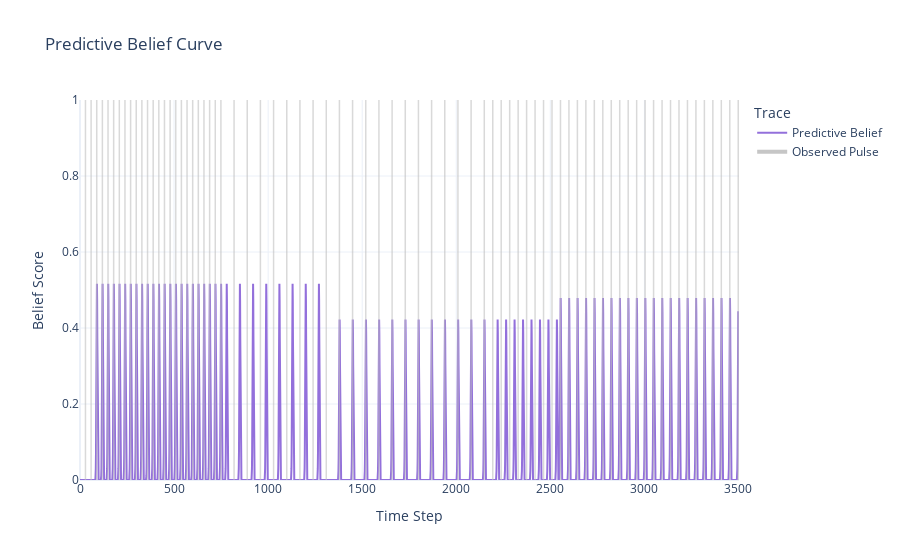

The cell this chart's notebook holds for it:
### Code cell
import numpy as np
import plotly.graph_objects as go
from collections import deque, Counter


class BeliefFilter:
	"""
	Generates a predictive belief curve using a history-aware
	'inject and decay' filter.
	"""

	def __init__(
		self,
		belief_horizon: int,
		memory_size: int,
		decay_rate: float,
		gaussian_sigma: float,
		gaussian_amplitude: float,
	):
		self.belief_horizon = belief_horizon
		self.memory_size = memory_size
		self.decay_rate = decay_rate
		self.gaussian_sigma = gaussian_sigma
		self.gaussian_amplitude = gaussian_amplitude

	def _getBestPeriod(self, interval_memory: deque):
		"""Determines the most probable period from the interval memory."""
		if not interval_memory:
			return None
		# Find the most common interval (the mode) in our recent history.
		mode_result = Counter(interval_memory).most_common(1)
		return mode_result[0][0]

	def processSignal(self, signal: np.ndarray):
		"""Processes an entire signal and returns the predictive belief curve."""
		prior_output = np.zeros_like(signal, dtype=float)
		belief_curve = np.zeros(self.belief_horizon, dtype=float)
		interval_memory = deque(maxlen=self.memory_size)
		last_pulse_time = -1

		# Pre-calculate the x-axis for the Gaussian kernel for efficiency.
		gaussian_x = np.arange(self.belief_horizon)

		for t, value in enumerate(signal):
			# 1. Record the current belief for this time step.
			prior_output[t] = belief_curve[0]

			# 2. Time passes: shift belief curve left and decay its values.
			belief_curve = np.roll(belief_curve, -1)
			belief_curve[-1] = 0
			belief_curve *= self.decay_rate

			# 3. If a pulse is observed, update our model.
			if value == 1:
				if last_pulse_time != -1:
					delta_t = t - last_pulse_time
					interval_memory.append(delta_t)

				last_pulse_time = t

				# 4. Inject a new belief based on historical wisdom.
				best_period = self._getBestPeriod(interval_memory)
				if best_period is not None and best_period < self.belief_horizon:
					# Create a Gaussian kernel centered at the best period.
					kernel = self.gaussian_amplitude * np.exp(
						-((gaussian_x - best_period) ** 2) / (2 * self.gaussian_sigma**2)
					)
					belief_curve += kernel

			# Ensure the belief doesn't grow uncontrollably.
			np.clip(belief_curve, 0, 1.0, out=belief_curve)

		return prior_output


# --- Main Execution ---
def generateSyntheticData(regimes, miss_prob=0.0, false_alarm_prob=0.0):
	# (Implementation unchanged)
	true_signal = []
	for num_events, period in regimes:
		for _ in range(num_events):
			true_signal.extend([0] * (period - 1))
			true_signal.append(1)
	true_signal = np.array(true_signal, dtype=int)
	if miss_prob == 0 and false_alarm_prob == 0:
		return true_signal, true_signal
	observed_signal = true_signal.copy()
	true_ones_indices = np.where(true_signal == 1)[0]
	miss_mask = np.random.rand(len(true_ones_indices)) < miss_prob
	indices_to_flip_to_zero = true_ones_indices[miss_mask]
	observed_signal[indices_to_flip_to_zero] = 0
	true_zeros_indices = np.where(true_signal == 0)[0]
	false_alarm_mask = np.random.rand(len(true_zeros_indices)) < false_alarm_prob
	indices_to_flip_to_one = true_zeros_indices[false_alarm_mask]
	observed_signal[indices_to_flip_to_one] = 1
	return observed_signal, true_signal


if __name__ == "__main__":
	SIGNAL_REGIMES = [
		(25, 30),	# 25 events with period 30
		(20, 70),	# 20 events with period 70
		(30, 45),	# 30 events with period 45
	]

	observed_signal, true_signal = generateSyntheticData(
		SIGNAL_REGIMES, miss_prob=0, false_alarm_prob=0	# zero prob for initial testing
	)

	# Filter Parameters
	BELIEF_HORIZON = 200	# How far to look into the future.
	MEMORY_SIZE = 15	# How many intervals to remember.
	DECAY_RATE = 0.995	# How quickly belief fades.
	GAUSSIAN_SIGMA = 2.5	# The "fuzziness" of the prediction.
	GAUSSIAN_AMPLITUDE = 0.6	# The strength of belief injection.

	# 1. Generate Data
	# 2. Process with the Belief Filter
	belief_filter = BeliefFilter(
		belief_horizon=BELIEF_HORIZON,
		memory_size=MEMORY_SIZE,
		decay_rate=DECAY_RATE,
		gaussian_sigma=GAUSSIAN_SIGMA,
		gaussian_amplitude=GAUSSIAN_AMPLITUDE,
	)
	prior_curve = belief_filter.processSignal(observed_signal)

	# 3. Create interactive plot with Plotly
	fig = go.Figure()
	timestamps = np.arange(len(observed_signal))

	fig.add_trace(
		go.Scatter(
			x=timestamps,
			y=prior_curve,
			mode="lines",
			name="Predictive Belief",
			line=dict(color="mediumpurple", width=2),
		)
	)

	observed_pulse_times = timestamps[observed_signal == 1]
	for t in observed_pulse_times:
		fig.add_shape(
			type="line",
			x0=t,
			y0=0,
			x1=t,
			y1=1,
			line=dict(color="rgba(192, 192, 192, 0.6)", width=1.5),
		)
	fig.add_trace(
		go.Scatter(
			x=[None],
			y=[None],
			mode="lines",
			name="Observed Pulse",
			line=dict(color="rgba(192, 192, 192, 0.9)", width=4),
		)
	)

	fig.update_layout(
		title="Predictive Belief Curve",
		xaxis_title="Time Step",
		yaxis_title="Belief Score",
		legend_title="Trace",
		template="plotly_white",
		yaxis_range=[0, 1],
	)

	fig.show()

### Figure 1 — Plotly figure (JSON) as saved in the notebook; plotly's stock layout.template omitted (floating-point values rounded to 4 significant figures; data arrays with more than 128 entries replaced by an {"elided": "..."} marker saying what was removed)
{"data": [{"line": {"color": "mediumpurple", "width": 2}, "mode": "lines", "name": "Predictive Belief", "type": "scatter", "x": {"elided": "3500 int values"}, "y": {"elided": "3500 float values"}}, {"line": {"color": "rgba(192, 192, 192, 0.9)", "width": 4}, "mode": "lines", "name": "Observed Pulse", "type": "scatter", "x": [null], "y": [null]}], "layout": {"legend": {"title": {"text": "Trace"}}, "shapes": [{"line": {"color": "rgba(192, 192, 192, 0.6)", "width": 1.5}, "type": "line", "x0": 29, "x1": 29, "y0": 0, "y1": 1}, {"line": {"color": "rgba(192, 192, 192, 0.6)", "width": 1.5}, "type": "line", "x0": 59, "x1": 59, "y0": 0, "y1": 1}, {"line": {"color": "rgba(192, 192, 192, 0.6)", "width": 1.5}, "type": "line", "x0": 89, "x1": 89, "y0": 0, "y1": 1}, {"line": {"color": "rgba(192, 192, 192, 0.6)", "width": 1.5}, "type": "line", "x0": 119, "x1": 119, "y0": 0, "y1": 1}, {"line": {"color": "rgba(192, 192, 192, 0.6)", "width": 1.5}, "type": "line", "x0": 149, "x1": 149, "y0": 0, "y1": 1}, {"line": {"color": "rgba(192, 192, 192, 0.6)", "width": 1.5}, "type": "line", "x0": 179, "x1": 179, "y0": 0, "y1": 1}, {"line": {"color": "rgba(192, 192, 192, 0.6)", "width": 1.5}, "type": "line", "x0": 209, "x1": 209, "y0": 0, "y1": 1}, {"line": {"color": "rgba(192, 192, 192, 0.6)", "width": 1.5}, "type": "line", "x0": 239, "x1": 239, "y0": 0, "y1": 1}, {"line": {"color": "rgba(192, 192, 192, 0.6)", "width": 1.5}, "type": "line", "x0": 269, "x1": 269, "y0": 0, "y1": 1}, {"line": {"color": "rgba(192, 192, 192, 0.6)", "width": 1.5}, "type": "line", "x0": 299, "x1": 299, "y0": 0, "y1": 1}, {"line": {"color": "rgba(192, 192, 192, 0.6)", "width": 1.5}, "type": "line", "x0": 329, "x1": 329, "y0": 0, "y1": 1}, {"line": {"color": "rgba(192, 192, 192, 0.6)", "width": 1.5}, "type": "line", "x0": 359, "x1": 359, "y0": 0, "y1": 1}, {"line": {"color": "rgba(192, 192, 192, 0.6)", "width": 1.5}, "type": "line", "x0": 389, "x1": 389, "y0": 0, "y1": 1}, {"line": {"color": "rgba(192, 192, 192, 0.6)", "width": 1.5}, "type": "line", "x0": 419, "x1": 419, "y0": 0, "y1": 1}, {"line": {"color": "rgba(192, 192, 192, 0.6)", "width": 1.5}, "type": "line", "x0": 449, "x1": 449, "y0": 0, "y1": 1}, {"line": {"color": "rgba(192, 192, 192, 0.6)", "width": 1.5}, "type": "line", "x0": 479, "x1": 479, "y0": 0, "y1": 1}, {"line": {"color": "rgba(192, 192, 192, 0.6)", "width": 1.5}, "type": "line", "x0": 509, "x1": 509, "y0": 0, "y1": 1}, {"line": {"color": "rgba(192, 192, 192, 0.6)", "width": 1.5}, "type": "line", "x0": 539, "x1": 539, "y0": 0, "y1": 1}, {"line": {"color": "rgba(192, 192, 192, 0.6)", "width": 1.5}, "type": "line", "x0": 569, "x1": 569, "y0": 0, "y1": 1}, {"line": {"color": "rgba(192, 192, 192, 0.6)", "width": 1.5}, "type": "line", "x0": 599, "x1": 599, "y0": 0, "y1": 1}, {"line": {"color": "rgba(192, 192, 192, 0.6)", "width": 1.5}, "type": "line", "x0": 629, "x1": 629, "y0": 0, "y1": 1}, {"line": {"color": "rgba(192, 192, 192, 0.6)", "width": 1.5}, "type": "line", "x0": 659, "x1": 659, "y0": 0, "y1": 1}, {"line": {"color": "rgba(192, 192, 192, 0.6)", "width": 1.5}, "type": "line", "x0": 689, "x1": 689, "y0": 0, "y1": 1}, {"line": {"color": "rgba(192, 192, 192, 0.6)", "width": 1.5}, "type": "line", "x0": 719, "x1": 719, "y0": 0, "y1": 1}, {"line": {"color": "rgba(192, 192, 192, 0.6)", "width": 1.5}, "type": "line", "x0": 749, "x1": 749, "y0": 0, "y1": 1}, {"line": {"color": "rgba(192, 192, 192, 0.6)", "width": 1.5}, "type": "line", "x0": 819, "x1": 819, "y0": 0, "y1": 1}, {"line": {"color": "rgba(192, 192, 192, 0.6)", "width": 1.5}, "type": "line", "x0": 889, "x1": 889, "y0": 0, "y1": 1}, {"line": {"color": "rgba(192, 192, 192, 0.6)", "width": 1.5}, "type": "line", "x0": 959, "x1": 959, "y0": 0, "y1": 1}, {"line": {"color": "rgba(192, 192, 192, 0.6)", "width": 1.5}, "type": "line", "x0": 1029, "x1": 1029, "y0": 0, "y1": 1}, {"line": {"color": "rgba(192, 192, 192, 0.6)", "width": 1.5}, "type": "line", "x0": 1099, "x1": 1099, "y0": 0, "y1": 1}, {"line": {"color": "rgba(192, 192, 192, 0.6)", "width": 1.5}, "type": "line", "x0": 1169, "x1": 1169, "y0": 0, "y1": 1}, {"line": {"color": "rgba(192, 192, 192, 0.6)", "width": 1.5}, "type": "line", "x0": 1239, "x1": 1239, "y0": 0, "y1": 1}, {"line": {"color": "rgba(192, 192, 192, 0.6)", "width": 1.5}, "type": "line", "x0": 1309, "x1": 1309, "y0": 0, "y1": 1}, {"line": {"color": "rgba(192, 192, 192, 0.6)", "width": 1.5}, "type": "line", "x0": 1379, "x1": 1379, "y0": 0, "y1": 1}, {"line": {"color": "rgba(192, 192, 192, 0.6)", "width": 1.5}, "type": "line", "x0": 1449, "x1": 1449, "y0": 0, "y1": 1}, {"line": {"color": "rgba(192, 192, 192, 0.6)", "width": 1.5}, "type": "line", "x0": 1519, "x1": 1519, "y0": 0, "y1": 1}, {"line": {"color": "rgba(192, 192, 192, 0.6)", "width": 1.5}, "type": "line", "x0": 1589, "x1": 1589, "y0": 0, "y1": 1}, {"line": {"color": "rgba(192, 192, 192, 0.6)", "width": 1.5}, "type": "line", "x0": 1659, "x1": 1659, "y0": 0, "y1": 1}, {"line": {"color": "rgba(192, 192, 192, 0.6)", "width": 1.5}, "type": "line", "x0": 1729, "x1": 1729, "y0": 0, "y1": 1}, {"line": {"color": "rgba(192, 192, 192, 0.6)", "width": 1.5}, "type": "line", "x0": 1799, "x1": 1799, "y0": 0, "y1": 1}, {"line": {"color": "rgba(192, 192, 192, 0.6)", "width": 1.5}, "type": "line", "x0": 1869, "x1": 1869, "y0": 0, "y1": 1}, {"line": {"color": "rgba(192, 192, 192, 0.6)", "width": 1.5}, "type": "line", "x0": 1939, "x1": 1939, "y0": 0, "y1": 1}, {"line": {"color": "rgba(192, 192, 192, 0.6)", "width": 1.5}, "type": "line", "x0": 2009, "x1": 2009, "y0": 0, "y1": 1}, {"line": {"color": "rgba(192, 192, 192, 0.6)", "width": 1.5}, "type": "line", "x0": 2079, "x1": 2079, "y0": 0, "y1": 1}, {"line": {"color": "rgba(192, 192, 192, 0.6)", "width": 1.5}, "type": "line", "x0": 2149, "x1": 2149, "y0": 0, "y1": 1}, {"line": {"color": "rgba(192, 192, 192, 0.6)", "width": 1.5}, "type": "line", "x0": 2194, "x1": 2194, "y0": 0, "y1": 1}, {"line": {"color": "rgba(192, 192, 192, 0.6)", "width": 1.5}, "type": "line", "x0": 2239, "x1": 2239, "y0": 0, "y1": 1}, {"line": {"color": "rgba(192, 192, 192, 0.6)", "width": 1.5}, "type": "line", "x0": 2284, "x1": 2284, "y0": 0, "y1": 1}, {"line": {"color": "rgba(192, 192, 192, 0.6)", "width": 1.5}, "type": "line", "x0": 2329, "x1": 2329, "y0": 0, "y1": 1}, {"line": {"color": "rgba(192, 192, 192, 0.6)", "width": 1.5}, "type": "line", "x0": 2374, "x1": 2374, "y0": 0, "y1": 1}, {"line": {"color": "rgba(192, 192, 192, 0.6)", "width": 1.5}, "type": "line", "x0": 2419, "x1": 2419, "y0": 0, "y1": 1}, {"line": {"color": "rgba(192, 192, 192, 0.6)", "width": 1.5}, "type": "line", "x0": 2464, "x1": 2464, "y0": 0, "y1": 1}, {"line": {"color": "rgba(192, 192, 192, 0.6)", "width": 1.5}, "type": "line", "x0": 2509, "x1": 2509, "y0": 0, "y1": 1}, {"line": {"color": "rgba(192, 192, 192, 0.6)", "width": 1.5}, "type": "line", "x0": 2554, "x1": 2554, "y0": 0, "y1": 1}, {"line": {"color": "rgba(192, 192, 192, 0.6)", "width": 1.5}, "type": "line", "x0": 2599, "x1": 2599, "y0": 0, "y1": 1}, {"line": {"color": "rgba(192, 192, 192, 0.6)", "width": 1.5}, "type": "line", "x0": 2644, "x1": 2644, "y0": 0, "y1": 1}, {"line": {"color": "rgba(192, 192, 192, 0.6)", "width": 1.5}, "type": "line", "x0": 2689, "x1": 2689, "y0": 0, "y1": 1}, {"line": {"color": "rgba(192, 192, 192, 0.6)", "width": 1.5}, "type": "line", "x0": 2734, "x1": 2734, "y0": 0, "y1": 1}, {"line": {"color": "rgba(192, 192, 192, 0.6)", "width": 1.5}, "type": "line", "x0": 2779, "x1": 2779, "y0": 0, "y1": 1}, {"line": {"color": "rgba(192, 192, 192, 0.6)", "width": 1.5}, "type": "line", "x0": 2824, "x1": 2824, "y0": 0, "y1": 1}, {"line": {"color": "rgba(192, 192, 192, 0.6)", "width": 1.5}, "type": "line", "x0": 2869, "x1": 2869, "y0": 0, "y1": 1}, {"line": {"color": "rgba(192, 192, 192, 0.6)", "width": 1.5}, "type": "line", "x0": 2914, "x1": 2914, "y0": 0, "y1": 1}, {"line": {"color": "rgba(192, 192, 192, 0.6)", "width": 1.5}, "type": "line", "x0": 2959, "x1": 2959, "y0": 0, "y1": 1}, {"line": {"color": "rgba(192, 192, 192, 0.6)", "width": 1.5}, "type": "line", "x0": 3004, "x1": 3004, "y0": 0, "y1": 1}, {"line": {"color": "rgba(192, 192, 192, 0.6)", "width": 1.5}, "type": "line", "x0": 3049, "x1": 3049, "y0": 0, "y1": 1}, {"line": {"color": "rgba(192, 192, 192, 0.6)", "width": 1.5}, "type": "line", "x0": 3094, "x1": 3094, "y0": 0, "y1": 1}, {"line": {"color": "rgba(192, 192, 192, 0.6)", "width": 1.5}, "type": "line", "x0": 3139, "x1": 3139, "y0": 0, "y1": 1}, {"line": {"color": "rgba(192, 192, 192, 0.6)", "width": 1.5}, "type": "line", "x0": 3184, "x1": 3184, "y0": 0, "y1": 1}, {"line": {"color": "rgba(192, 192, 192, 0.6)", "width": 1.5}, "type": "line", "x0": 3229, "x1": 3229, "y0": 0, "y1": 1}, {"line": {"color": "rgba(192, 192, 192, 0.6)", "width": 1.5}, "type": "line", "x0": 3274, "x1": 3274, "y0": 0, "y1": 1}, {"line": {"color": "rgba(192, 192, 192, 0.6)", "width": 1.5}, "type": "line", "x0": 3319, "x1": 3319, "y0": 0, "y1": 1}, {"line": {"color": "rgba(192, 192, 192, 0.6)", "width": 1.5}, "type": "line", "x0": 3364, "x1": 3364, "y0": 0, "y1": 1}, {"line": {"color": "rgba(192, 192, 192, 0.6)", "width": 1.5}, "type": "line", "x0": 3409, "x1": 3409, "y0": 0, "y1": 1}, {"line": {"color": "rgba(192, 192, 192, 0.6)", "width": 1.5}, "type": "line", "x0": 3454, "x1": 3454, "y0": 0, "y1": 1}, {"line": {"color": "rgba(192, 192, 192, 0.6)", "width": 1.5}, "type": "line", "x0": 3499, "x1": 3499, "y0": 0, "y1": 1}], "title": {"text": "Predictive Belief Curve"}, "xaxis": {"title": {"text": "Time Step"}}, "yaxis": {"range": [0, 1], "title": {"text": "Belief Score"}}}}
